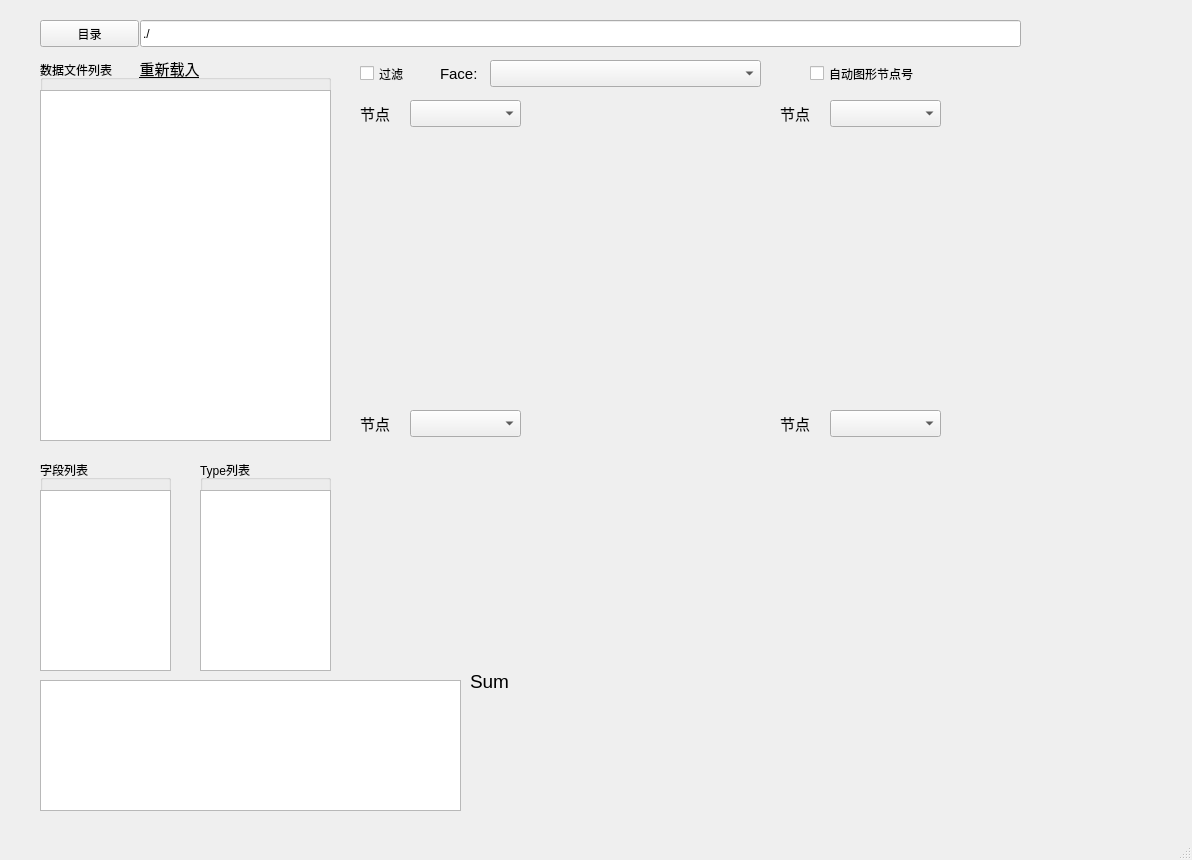
<?xml version="1.0" encoding="UTF-8"?>
<ui version="4.0">
 <class>MainWindow</class>
 <widget class="QMainWindow" name="MainWindow">
  <property name="geometry">
   <rect>
    <x>0</x>
    <y>0</y>
    <width>1192</width>
    <height>860</height>
   </rect>
  </property>
  <property name="sizePolicy">
   <sizepolicy hsizetype="Preferred" vsizetype="Preferred">
    <horstretch>0</horstretch>
    <verstretch>0</verstretch>
   </sizepolicy>
  </property>
  <property name="minimumSize">
   <size>
    <width>1192</width>
    <height>860</height>
   </size>
  </property>
  <property name="maximumSize">
   <size>
    <width>1192</width>
    <height>860</height>
   </size>
  </property>
  <property name="windowTitle">
   <string>ndnSIMDataProcess_20180416</string>
  </property>
  <property name="unifiedTitleAndToolBarOnMac">
   <bool>true</bool>
  </property>
  <widget class="QWidget" name="centralwidget">
   <widget class="Canvas" name="Canvas_1" native="true">
    <property name="geometry">
     <rect>
      <x>360</x>
      <y>130</y>
      <width>381</width>
      <height>231</height>
     </rect>
    </property>
    <property name="sizePolicy">
     <sizepolicy hsizetype="Preferred" vsizetype="Preferred">
      <horstretch>1</horstretch>
      <verstretch>1</verstretch>
     </sizepolicy>
    </property>
    <property name="font">
     <font>
      <pointsize>9</pointsize>
     </font>
    </property>
   </widget>
   <widget class="QPushButton" name="dirButton">
    <property name="geometry">
     <rect>
      <x>40</x>
      <y>20</y>
      <width>99</width>
      <height>27</height>
     </rect>
    </property>
    <property name="text">
     <string>目录</string>
    </property>
   </widget>
   <widget class="QLineEdit" name="dirField">
    <property name="geometry">
     <rect>
      <x>140</x>
      <y>20</y>
      <width>881</width>
      <height>27</height>
     </rect>
    </property>
    <property name="text">
     <string>./</string>
    </property>
   </widget>
   <widget class="QGroupBox" name="groupBox">
    <property name="geometry">
     <rect>
      <x>40</x>
      <y>60</y>
      <width>291</width>
      <height>381</height>
     </rect>
    </property>
    <property name="title">
     <string>数据文件列表</string>
    </property>
    <widget class="QListWidget" name="filesListBox">
     <property name="geometry">
      <rect>
       <x>0</x>
       <y>30</y>
       <width>291</width>
       <height>351</height>
      </rect>
     </property>
     <property name="sortingEnabled">
      <bool>true</bool>
     </property>
    </widget>
    <widget class="QPushButton" name="reloadBtn">
     <property name="geometry">
      <rect>
       <x>80</x>
       <y>-5</y>
       <width>99</width>
       <height>27</height>
      </rect>
     </property>
     <property name="palette">
      <palette>
       <active>
        <colorrole role="WindowText">
         <brush brushstyle="SolidPattern">
          <color alpha="255">
           <red>0</red>
           <green>0</green>
           <blue>0</blue>
          </color>
         </brush>
        </colorrole>
        <colorrole role="Text">
         <brush brushstyle="SolidPattern">
          <color alpha="255">
           <red>102</red>
           <green>204</green>
           <blue>255</blue>
          </color>
         </brush>
        </colorrole>
       </active>
       <inactive>
        <colorrole role="WindowText">
         <brush brushstyle="SolidPattern">
          <color alpha="255">
           <red>0</red>
           <green>0</green>
           <blue>0</blue>
          </color>
         </brush>
        </colorrole>
        <colorrole role="Text">
         <brush brushstyle="SolidPattern">
          <color alpha="255">
           <red>102</red>
           <green>204</green>
           <blue>255</blue>
          </color>
         </brush>
        </colorrole>
       </inactive>
       <disabled>
        <colorrole role="WindowText">
         <brush brushstyle="SolidPattern">
          <color alpha="255">
           <red>127</red>
           <green>127</green>
           <blue>127</blue>
          </color>
         </brush>
        </colorrole>
        <colorrole role="Text">
         <brush brushstyle="SolidPattern">
          <color alpha="255">
           <red>127</red>
           <green>127</green>
           <blue>127</blue>
          </color>
         </brush>
        </colorrole>
       </disabled>
      </palette>
     </property>
     <property name="font">
      <font>
       <pointsize>11</pointsize>
       <underline>true</underline>
      </font>
     </property>
     <property name="text">
      <string>重新载入</string>
     </property>
     <property name="flat">
      <bool>true</bool>
     </property>
    </widget>
   </widget>
   <widget class="QGroupBox" name="groupBox_2">
    <property name="geometry">
     <rect>
      <x>40</x>
      <y>460</y>
      <width>131</width>
      <height>211</height>
     </rect>
    </property>
    <property name="title">
     <string>字段列表</string>
    </property>
    <widget class="QListWidget" name="fieldsListBox">
     <property name="geometry">
      <rect>
       <x>0</x>
       <y>30</y>
       <width>131</width>
       <height>181</height>
      </rect>
     </property>
    </widget>
   </widget>
   <widget class="QGroupBox" name="groupBox_3">
    <property name="geometry">
     <rect>
      <x>200</x>
      <y>460</y>
      <width>131</width>
      <height>211</height>
     </rect>
    </property>
    <property name="title">
     <string>Type列表</string>
    </property>
    <widget class="QListWidget" name="typesListBox">
     <property name="geometry">
      <rect>
       <x>0</x>
       <y>30</y>
       <width>131</width>
       <height>181</height>
      </rect>
     </property>
    </widget>
   </widget>
   <widget class="QCheckBox" name="faceCheckBox">
    <property name="enabled">
     <bool>true</bool>
    </property>
    <property name="geometry">
     <rect>
      <x>360</x>
      <y>60</y>
      <width>61</width>
      <height>27</height>
     </rect>
    </property>
    <property name="text">
     <string>过滤</string>
    </property>
   </widget>
   <widget class="QComboBox" name="faceDropDown">
    <property name="geometry">
     <rect>
      <x>490</x>
      <y>60</y>
      <width>271</width>
      <height>27</height>
     </rect>
    </property>
   </widget>
   <widget class="QLabel" name="label">
    <property name="geometry">
     <rect>
      <x>440</x>
      <y>60</y>
      <width>61</width>
      <height>27</height>
     </rect>
    </property>
    <property name="font">
     <font>
      <pointsize>11</pointsize>
     </font>
    </property>
    <property name="text">
     <string>Face:</string>
    </property>
   </widget>
   <widget class="QCheckBox" name="autoNodeCheckBox">
    <property name="geometry">
     <rect>
      <x>810</x>
      <y>60</y>
      <width>151</width>
      <height>27</height>
     </rect>
    </property>
    <property name="text">
     <string>自动图形节点号</string>
    </property>
   </widget>
   <widget class="QComboBox" name="DropDown_1">
    <property name="geometry">
     <rect>
      <x>410</x>
      <y>100</y>
      <width>111</width>
      <height>27</height>
     </rect>
    </property>
   </widget>
   <widget class="QLabel" name="label_2">
    <property name="geometry">
     <rect>
      <x>360</x>
      <y>100</y>
      <width>41</width>
      <height>27</height>
     </rect>
    </property>
    <property name="font">
     <font>
      <pointsize>11</pointsize>
     </font>
    </property>
    <property name="text">
     <string>节点</string>
    </property>
   </widget>
   <widget class="QLabel" name="label_3">
    <property name="geometry">
     <rect>
      <x>780</x>
      <y>100</y>
      <width>41</width>
      <height>27</height>
     </rect>
    </property>
    <property name="font">
     <font>
      <pointsize>11</pointsize>
     </font>
    </property>
    <property name="text">
     <string>节点</string>
    </property>
   </widget>
   <widget class="QComboBox" name="DropDown_2">
    <property name="geometry">
     <rect>
      <x>830</x>
      <y>100</y>
      <width>111</width>
      <height>27</height>
     </rect>
    </property>
   </widget>
   <widget class="Canvas" name="Canvas_2" native="true">
    <property name="geometry">
     <rect>
      <x>780</x>
      <y>130</y>
      <width>381</width>
      <height>231</height>
     </rect>
    </property>
   </widget>
   <widget class="QLabel" name="label_4">
    <property name="geometry">
     <rect>
      <x>360</x>
      <y>410</y>
      <width>41</width>
      <height>27</height>
     </rect>
    </property>
    <property name="font">
     <font>
      <pointsize>11</pointsize>
     </font>
    </property>
    <property name="text">
     <string>节点</string>
    </property>
   </widget>
   <widget class="QComboBox" name="DropDown_3">
    <property name="geometry">
     <rect>
      <x>410</x>
      <y>410</y>
      <width>111</width>
      <height>27</height>
     </rect>
    </property>
   </widget>
   <widget class="Canvas" name="Canvas_3" native="true">
    <property name="geometry">
     <rect>
      <x>360</x>
      <y>440</y>
      <width>381</width>
      <height>231</height>
     </rect>
    </property>
   </widget>
   <widget class="QComboBox" name="DropDown_4">
    <property name="geometry">
     <rect>
      <x>830</x>
      <y>410</y>
      <width>111</width>
      <height>27</height>
     </rect>
    </property>
   </widget>
   <widget class="QLabel" name="label_5">
    <property name="geometry">
     <rect>
      <x>780</x>
      <y>410</y>
      <width>41</width>
      <height>27</height>
     </rect>
    </property>
    <property name="font">
     <font>
      <pointsize>11</pointsize>
     </font>
    </property>
    <property name="text">
     <string>节点</string>
    </property>
   </widget>
   <widget class="Canvas" name="Canvas_4" native="true">
    <property name="geometry">
     <rect>
      <x>780</x>
      <y>440</y>
      <width>381</width>
      <height>231</height>
     </rect>
    </property>
   </widget>
   <widget class="QLabel" name="sumLabel">
    <property name="geometry">
     <rect>
      <x>470</x>
      <y>670</y>
      <width>691</width>
      <height>141</height>
     </rect>
    </property>
    <property name="font">
     <font>
      <pointsize>14</pointsize>
     </font>
    </property>
    <property name="lineWidth">
     <number>1</number>
    </property>
    <property name="text">
     <string>Sum</string>
    </property>
    <property name="alignment">
     <set>Qt::AlignLeading|Qt::AlignLeft|Qt::AlignTop</set>
    </property>
    <property name="wordWrap">
     <bool>true</bool>
    </property>
   </widget>
   <widget class="QTextEdit" name="averageTextEdit">
    <property name="enabled">
     <bool>true</bool>
    </property>
    <property name="geometry">
     <rect>
      <x>40</x>
      <y>680</y>
      <width>421</width>
      <height>131</height>
     </rect>
    </property>
    <property name="readOnly">
     <bool>true</bool>
    </property>
   </widget>
  </widget>
  <widget class="QMenuBar" name="menubar">
   <property name="geometry">
    <rect>
     <x>0</x>
     <y>0</y>
     <width>1192</width>
     <height>22</height>
    </rect>
   </property>
  </widget>
  <widget class="QStatusBar" name="statusbar"/>
 </widget>
 <customwidgets>
  <customwidget>
   <class>Canvas</class>
   <extends>QWidget</extends>
   <header>canvas.h</header>
   <container>1</container>
  </customwidget>
 </customwidgets>
 <resources/>
 <connections/>
</ui>
